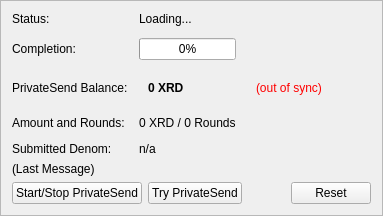
                <widget class="QFrame" name="framePrivateSend">
                    <property name="visible">
                        <bool>true</bool>
                    </property>
                    <property name="layoutDirection">
                        <enum>Qt::LeftToRight</enum>
                    </property>
                    <property name="frameShape">
                        <enum>QFrame::StyledPanel</enum>
                    </property>
                    <property name="frameShadow">
                        <enum>QFrame::Raised</enum>
                    </property>
                    <layout class="QVBoxLayout" name="VerticalLayout_PS1">
                        <item>
                            <layout class="QGridLayout" name="privateSendFormLayout">
                                <property name="horizontalSpacing">
                                    <number>11</number>
                                </property>
                                <property name="verticalSpacing">
                                    <number>12</number>
                                </property>
                                <item row="0" column="0">
                                    <widget class="QLabel" name="labelPrivateSendEnabledText">
                                        <property name="text">
                                            <string>Status:</string>
                                        </property>
                                    </widget>
                                </item>
                                <item row="0" column="1">
                                    <widget class="QLabel" name="labelPrivateSendEnabled">
                                        <property name="text">
                                            <string>Loading...</string>
                                        </property>
                                    </widget>
                                </item>
                                <item row="1" column="0">
                                    <widget class="QLabel" name="labelCompletitionText">
                                        <property name="text">
                                            <string>Completion:</string>
                                        </property>
                                    </widget>
                                </item>
                                <item row="1" column="1">
                                    <widget class="QProgressBar" name="privateSendProgress">
                                        <property name="maximumSize">
                                            <size>
                                                <width>154</width>
                                                <height>16777215</height>
                                            </size>
                                        </property>
                                        <property name="value">
                                            <number>0</number>
                                        </property>
                                    </widget>
                                </item>
                                <item row="2" column="0">
                                    <widget class="QLabel" name="labelAnonymizedText">
                                        <property name="text">
                                            <string>PrivateSend Balance:</string>
                                        </property>
                                    </widget>
                                </item>
                                <item row="2" column="1">
                                    <widget class="QFrame" name="framePrivateSendBalance">
                                        <layout class="QHBoxLayout">
                                            <item>
                                                <widget class="QLabel" name="labelAnonymized">
                                                    <property name="font">
                                                        <font>
                                                            <weight>75</weight>
                                                            <bold>true</bold>
                                                        </font>
                                                    </property>
                                                    <property name="text">
                                                        <string notr="true">0 XRD</string>
                                                    </property>
                                                    
                                                </widget>
                                            </item>
                                            
                                            
                                        </layout>
                                    </widget>
                                </item>
                                <item row="2" column="2">
                                    <widget class="QFrame">
                                        <layout class="QHBoxLayout">
                                            <item>
                                                <widget class="QLabel" name="labelPrivateSendSyncStatus">
                                                    <property name="toolTip">
                                                        <string>The displayed information may be out of date. Your wallet automatically synchronizes with the RavenDark network after a connection is established, but this process has not completed yet.</string>
                                                    </property>
                                                    <property name="styleSheet">
                                                        <string notr="true">QLabel { color: red; }</string>
                                                    </property>
                                                    <property name="text">
                                                        <string notr="true">(out of sync)</string>
                                                    </property>
                                                    <property name="alignment">
                                                        <set>Qt::AlignLeading|Qt::AlignLeft|Qt::AlignTop</set>
                                                    </property>
                                                </widget>
                                            </item>
                                        </layout>
                                    </widget>
                                </item>
                                <item row="2" column="3">
                                    <spacer name="horizontalSpacer_2">
                                        <property name="orientation">
                                            <enum>Qt::Horizontal</enum>
                                        </property>
                                        <property name="sizeHint" stdset="0">
                                            <size>
                                                <width>40</width>
                                                <height>20</height>
                                            </size>
                                        </property>
                                    </spacer>
                                </item>
                                <item row="3" column="0">
                                    <widget class="QLabel" name="labelAmountAndRoundsText">
                                        <property name="text">
                                            <string>Amount and Rounds:</string>
                                        </property>
                                    </widget>
                                </item>
                                <item row="3" column="1">
                                    <widget class="QLabel" name="labelAmountRounds">
                                        <property name="text">
                                            <string>0 XRD / 0 Rounds</string>
                                        </property>
                                    </widget>
                                </item>
                                <item row="4" column="0">
                                    <widget class="QLabel" name="labelSubmittedDenomText">
                                        <property name="text">
                                            <string>Submitted Denom:</string>
                                        </property>
                                    </widget>
                                </item>
                                <item row="4" column="1">
                                    <widget class="QLabel" name="labelSubmittedDenom">
                                        <property name="toolTip">
                                            <string>The denominations you submitted to the Masternode.&lt;br&gt;To mix, other users must submit the exact same denominations.</string>
                                        </property>
                                        <property name="text">
                                            <string>n/a</string>
                                        </property>
                                    </widget>
                                </item>
                            </layout>
                        </item>
                        <item>
                            <layout class="QVBoxLayout" name="VerticalLayout_PS">
                                <item>
                                    <widget class="QLabel" name="labelPrivateSendLastMessage">
                                        <property name="text">
                                            <string>(Last Message)</string>
                                        </property>
                                        <property name="alignment">
                                            <set>Qt::AlignLeading|Qt::AlignLeft|Qt::AlignTop</set>
                                        </property>
                                        <property name="wordWrap">
                                            <bool>true</bool>
                                        </property>
                                    </widget>
                                </item>
                                <item>
                                    <layout class="QHBoxLayout">
                                        <item>
                                            <widget class="QPushButton" name="togglePrivateSend">
                                                <property name="text">
                                                    <string>Start/Stop PrivateSend</string>
                                                </property>
                                            </widget>
                                        </item>
                                        <item>
                                            <widget class="QPushButton" name="privateSendAuto">
                                                <property name="toolTip">
                                                    <string>Try to manually submit a PrivateSend request.</string>
                                                </property>
                                                <property name="text">
                                                    <string>Try PrivateSend</string>
                                                </property>
                                            </widget>
                                        </item>
                                        <item>
                                            <spacer name="horizontalSpacer">
                                                <property name="orientation">
                                                    <enum>Qt::Horizontal</enum>
                                                </property>
                                                <property name="sizeHint" stdset="0">
                                                    <size>
                                                        <width>40</width>
                                                        <height>20</height>
                                                    </size>
                                                </property>
                                            </spacer>
                                        </item>
                                        <item>
                                            <widget class="QPushButton" name="privateSendReset">
                                                <property name="toolTip">
                                                    <string>Reset the current status of PrivateSend (can interrupt PrivateSend if it's in the process of Mixing, which can cost you money!)</string>
                                                </property>
                                                <property name="autoFillBackground">
                                                    <bool>false</bool>
                                                </property>
                                                <property name="text">
                                                    <string>Reset</string>
                                                </property>
                                            </widget>
                                        </item>
                                    </layout>
                                </item>
                            </layout>
                        </item>
                    </layout>
                </widget>
